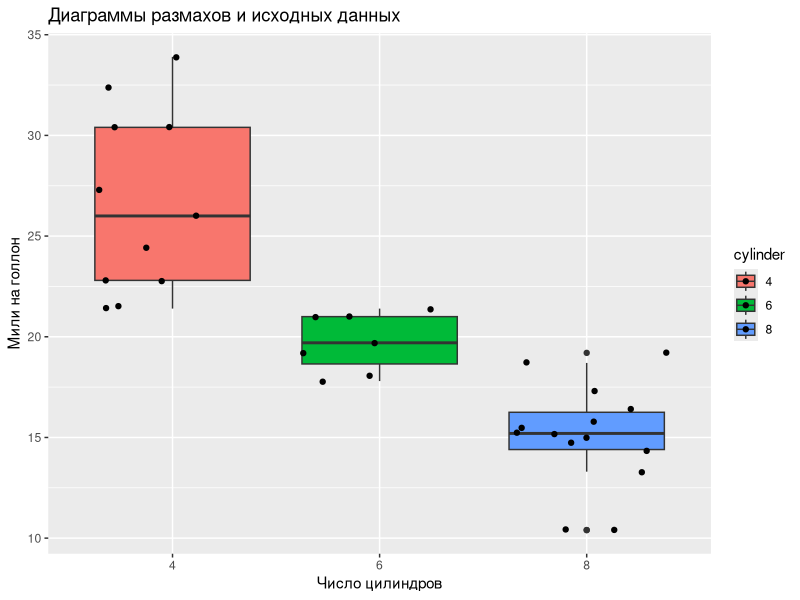
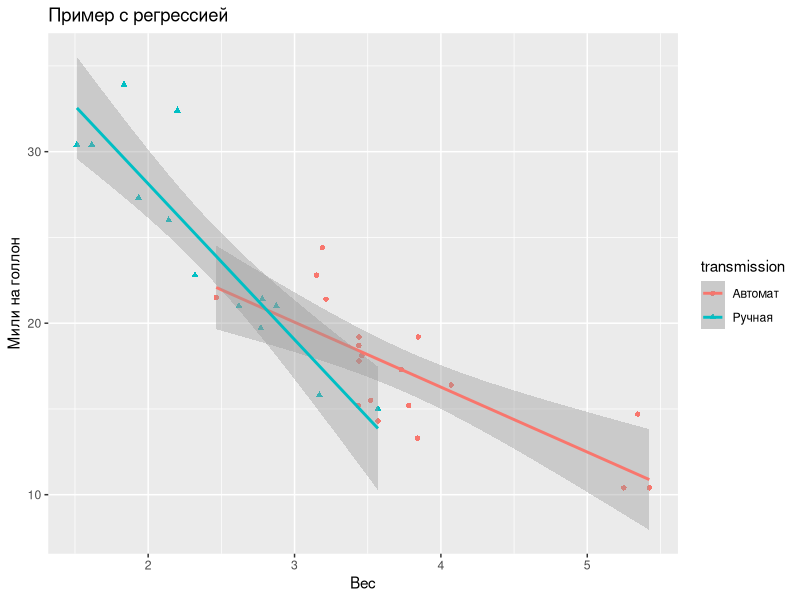
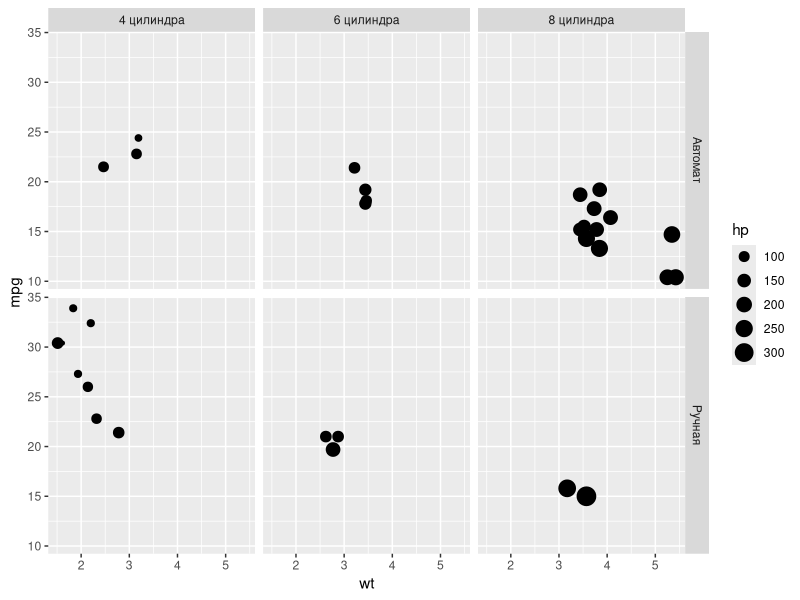
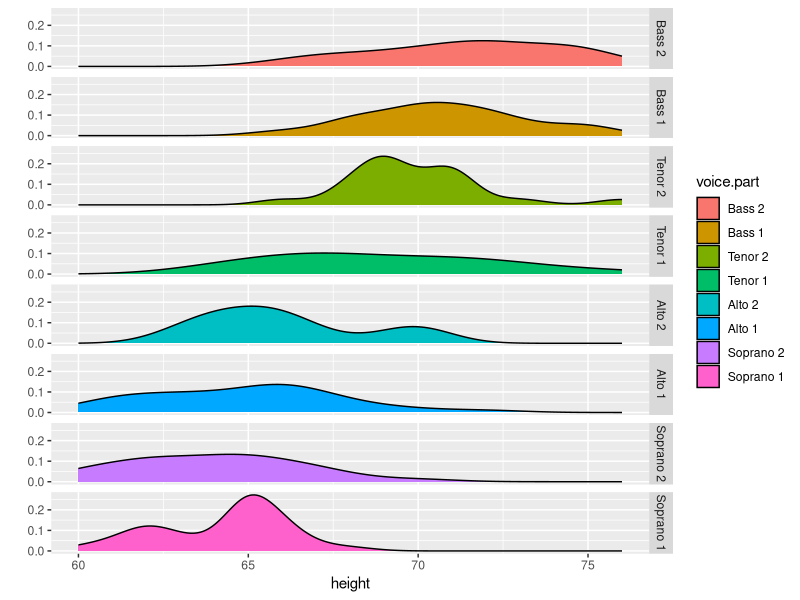

These charts were generated, in order, by the following R code:
library(ggplot2)
mtcars$cylinder <- as.factor(mtcars$cyl)
qplot(cylinder, mpg, data=mtcars, geom=c("boxplot", "jitter"),
      fill=cylinder, 
      main="Диаграммы размахов и исходных данных",    
      xlab="Число цилиндров",
        ylab = "Мили на голлон")

library(ggplot2)
transmission <- factor(mtcars$am, levels=c(0, 1), 
                       labels=c("Автомат", "Ручная"))
qplot(wt,mpg, data=mtcars, 
      color=transmission, shape=transmission,                                
      geom=c("point", "smooth"),               
      method="lm", formula=y~x, 
      xlab= "Вес", ylab = "Мили на голлон",
      main = "Пример с регрессией")

library(ggplot2)
mtcars$cyl <- factor(mtcars$cyl, levels=c(4, 6, 8),
                     labels=c("4 цилиндра", "6 цилиндра", "8 цилиндра"))
mtcars$am <- factor(mtcars$am, levels=c(0, 1), 
                    labels=c("Автомат","Ручная"))
qplot(wt,mpg, data=mtcars, facets=am~cyl, size=hp)                    

library(ggplot2)
data(singer, package="lattice")
qplot(height, data=singer, geom=c("density"),
      facets=voice.part~., fill=voice.part)
